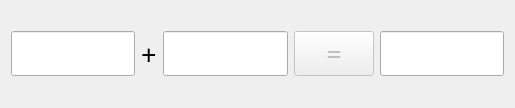
<?xml version="1.0" encoding="UTF-8"?>
<ui version="4.0">
 <class>CalculatorDlg</class>
 <widget class="QDialog" name="CalculatorDlg">
  <property name="geometry">
   <rect>
    <x>0</x>
    <y>0</y>
    <width>515</width>
    <height>108</height>
   </rect>
  </property>
  <property name="font">
   <font>
    <family>AcadEref</family>
    <pointsize>20</pointsize>
   </font>
  </property>
  <property name="windowTitle">
   <string>Calculator</string>
  </property>
  <layout class="QHBoxLayout" name="horizontalLayout">
   <item>
    <widget class="QLineEdit" name="m_EditX">
     <property name="alignment">
      <set>Qt::AlignRight|Qt::AlignTrailing|Qt::AlignVCenter</set>
     </property>
    </widget>
   </item>
   <item>
    <widget class="QLabel" name="m_Label">
     <property name="text">
      <string>+</string>
     </property>
    </widget>
   </item>
   <item>
    <widget class="QLineEdit" name="m_EditY">
     <property name="alignment">
      <set>Qt::AlignRight|Qt::AlignTrailing|Qt::AlignVCenter</set>
     </property>
    </widget>
   </item>
   <item>
    <widget class="QPushButton" name="m_Button">
     <property name="enabled">
      <bool>false</bool>
     </property>
     <property name="text">
      <string>=</string>
     </property>
    </widget>
   </item>
   <item>
    <widget class="QLineEdit" name="m_EditZ">
     <property name="alignment">
      <set>Qt::AlignRight|Qt::AlignTrailing|Qt::AlignVCenter</set>
     </property>
     <property name="readOnly">
      <bool>true</bool>
     </property>
    </widget>
   </item>
  </layout>
 </widget>
 <resources/>
 <connections/>
</ui>
